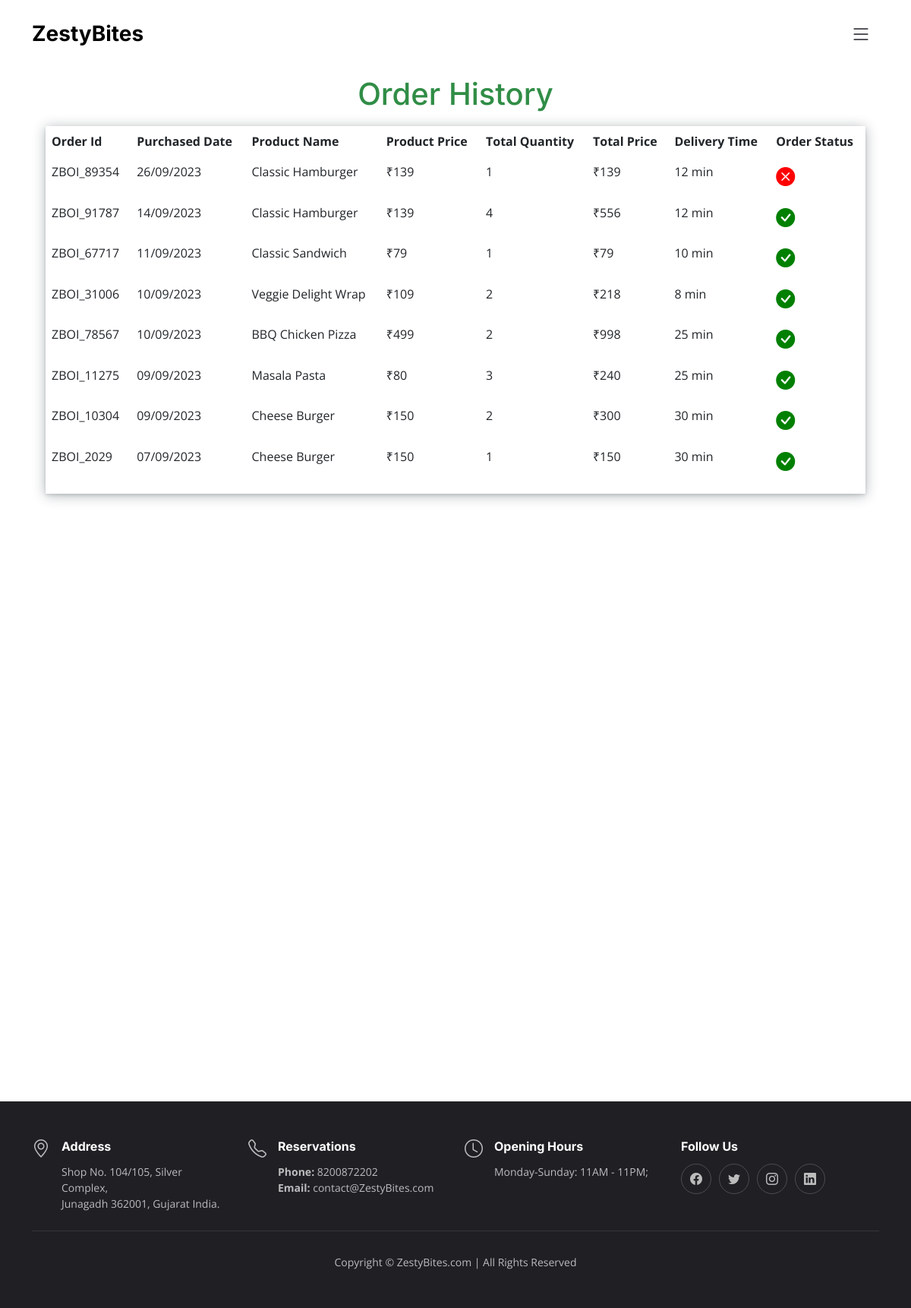
The app's page /orderStatus.php (signed in) with its own data.
### tables this page shows
CREATE TABLE `orderdetails` (
  `id` int(10) NOT NULL,
  `orderId` varchar(255) NOT NULL,
  `name` varchar(255) NOT NULL,
  `address` varchar(255) NOT NULL,
  `productName` varchar(255) NOT NULL,
  `productPrice` varchar(255) NOT NULL,
  `TotalPrice` varchar(255) NOT NULL,
  `qty` varchar(255) NOT NULL,
  `orderStatus` varchar(255) NOT NULL,
  `deliveryTime` varchar(255) NOT NULL,
  `date` varchar(50) NOT NULL
);

### orderStatus.php (the view, shortened to what this page needs)
<?php
include("connection.php");
$cookieName = "logIn";
$sessionName = "orderStatusRedirect";
if ($_COOKIE[$cookieName] != "") {
    ?>
    <!DOCTYPE html>
    <html lang="en">
    <head>
        <?php include("head.php"); ?>
    </head>
    <body>
        <header id="header" class="header fixed-top d-flex align-items-center">
            <?php include("header2.php"); ?>
        </header>
        <?php
        $sql = "select * from orderdetails where name='" . $_COOKIE[$cookieName] . "' order by id desc";
        $result = $con->query($sql);
        if ($result->num_rows > 0) {
            ?>
            <div class="myContainer">
                <div class="heading" style='color:var(--color-primary)'>
                    <h1>Order History</h1>
                </div>
                <div class="data">
                    <div class="table-responsive">
                        <table class="table table-borderless">
                            <thead>
                                <tr>
                                    <th scope="col">Order Id</th>
                                    <th scope="col">Purchased Date</th>
                                    <th scope="col">Product Name</th>
                                    <th scope="col">Product Price</th>
                                    <th scope="col">Total Quantity</th>
                                    <th scope="col">Total Price</th>
                                    <th scope="col">Delivery Time</th>
                                    <th scope="col">Order Status</th>
                                </tr>
                            </thead>
                            <tbody>
                                <?php
                                while ($row = $result->fetch_assoc()) {
                                    ?>
                                    <tr>
                                        <td>
                                            <?php echo $row["orderId"] ?>
                                        </td>
                                        <td>
                                            <?php echo $row["date"] ?>
                                        </td>
                                        <td style='text-transform: capitalize;'>
                                            <?php echo $row["productName"] ?>
                                        </td>
                                        <td>
                                            &#8377;<?php echo $row["productPrice"]; ?>
                                        </td>
                                        <td>
                                            <?php echo $row["qty"]; ?>
                                        </td>
                                        <td>
                                            &#8377;<?php echo $row["TotalPrice"]; ?>
                                        </td>
                                        <td>
                                            <?php echo $row["deliveryTime"]; ?>
                                        </td>
                                        <?php
                                        if ($row["orderStatus"] == "pending") {
                                            ?>
                                            <td style='font-size: 25px;font-weight: bolder;color:orange'><i
                                                    class="bi bi-hourglass-split"></i></td>
                                            <?php
                                        } elseif ($row["orderStatus"] == "delivered") {
                                            ?>
                                            <td style='font-size: 25px;font-weight: bolder;color:green'><i
                                                    class="bi bi-check-circle-fill"></i></td>
                                            <?php
                                        } else {
                                            ?>
                                            <td style='font-size: 25px;font-weight: bolder;color:red'><i
                                                    class="bi bi-x-circle-fill"></i></td>
                                            <?php
                                        }
                                            ?>
                                    </tr>
                                    <?php
                                }
                                ?>
                            </tbody>
                        </table>
                    </div>
                </div>
            </div>
            <?php
        }
        ?>
        <footer id="footer" class="footer">
            <?php include("footer.php"); ?>
        </footer>
    </body>
    </html>
    <?php
} else {
    $_SESSION[$sessionName] = "https://uveshaminchamadiya.com/portfolio/ZestyBites/orderStatus.php";
    header("location: logIn.php");
}
?>

### assets/css/main.css (style rules this page uses)
:root { --font-default: "Open Sans", system-ui, -apple-system, "Segoe UI", Roboto, "Helvetica Neue", Arial, "Noto Sans", "Liberation Sans", sans-serif, "Apple Color Emoji", "Segoe UI Emoji", "Segoe UI Symbol", "Noto Color Emoji"; --font-primary: "Amatic SC", sans-serif; --font-secondary: "Inter", sans-serif; }
:root { --color-default: #212529; --color-primary: #308D46; --color-secondary: #37373f; --color-hover: #46b861; }
:root { scroll-behavior: smooth; }
body { font-family: var(--font-default); color: var(--color-default); }
h1, h2, h3, h4, h5, h6 { font-family: var(--font-secondary); }
.header { background: #fff; transition: all 0.5s; z-index: 997; height: 90px; border-bottom: 1px solid #fff; }
.footer { font-size: 14px; background-color: #1f1f24; padding: 50px 0; color: rgba(255, 255, 255, 0.7); }

### orderStatus.php (style rules this page uses)
:root { --color-primary: #308D46; }
.myContainer { margin: 0px auto; margin-top: 100px; margin-bottom: 100vh; width: 90%; }
.heading { display: flex; justify-content: center; margin-bottom: 10px; }
.data { box-shadow: rgba(14, 30, 37, 0.12) 0px 2px 4px 0px, rgba(14, 30, 37, 0.32) 0px 2px 16px 0px; }

### records on screen
orderdetails: orderId "ZBOI_89354", date "26/09/2023", productName "Classic Hamburger", productPrice "139", qty "1", TotalPrice "139", deliveryTime "12 min", orderStatus "canceled" (drawn)
orderdetails: orderId "ZBOI_91787", date "14/09/2023", productName "Classic Hamburger", productPrice "139", qty "4", TotalPrice "556", deliveryTime "12 min", orderStatus "delivered" (drawn)
orderdetails: orderId "ZBOI_67717", date "11/09/2023", productName "Classic Sandwich", productPrice "79", qty "1", TotalPrice "79", deliveryTime "10 min", orderStatus "delivered" (drawn)
orderdetails: orderId "ZBOI_31006", date "10/09/2023", productName "Veggie Delight Wrap", productPrice "109", qty "2", TotalPrice "218", deliveryTime "8 min", orderStatus "delivered" (drawn)
orderdetails: orderId "ZBOI_78567", date "10/09/2023", productName "BBQ Chicken Pizza", productPrice "499", qty "2", TotalPrice "998", deliveryTime "25 min", orderStatus "delivered" (drawn)
orderdetails: orderId "ZBOI_11275", date "09/09/2023", productName "Masala Pasta", productPrice "80", qty "3", TotalPrice "240", deliveryTime "25 min", orderStatus "delivered" (drawn)
orderdetails: orderId "ZBOI_10304", date "09/09/2023", productName "Cheese Burger", productPrice "150", qty "2", TotalPrice "300", deliveryTime "30 min", orderStatus "delivered" (drawn)
orderdetails: orderId "ZBOI_2029", date "07/09/2023", productName "Cheese Burger", productPrice "150", qty "1", TotalPrice "150", deliveryTime "30 min", orderStatus "delivered" (drawn)
